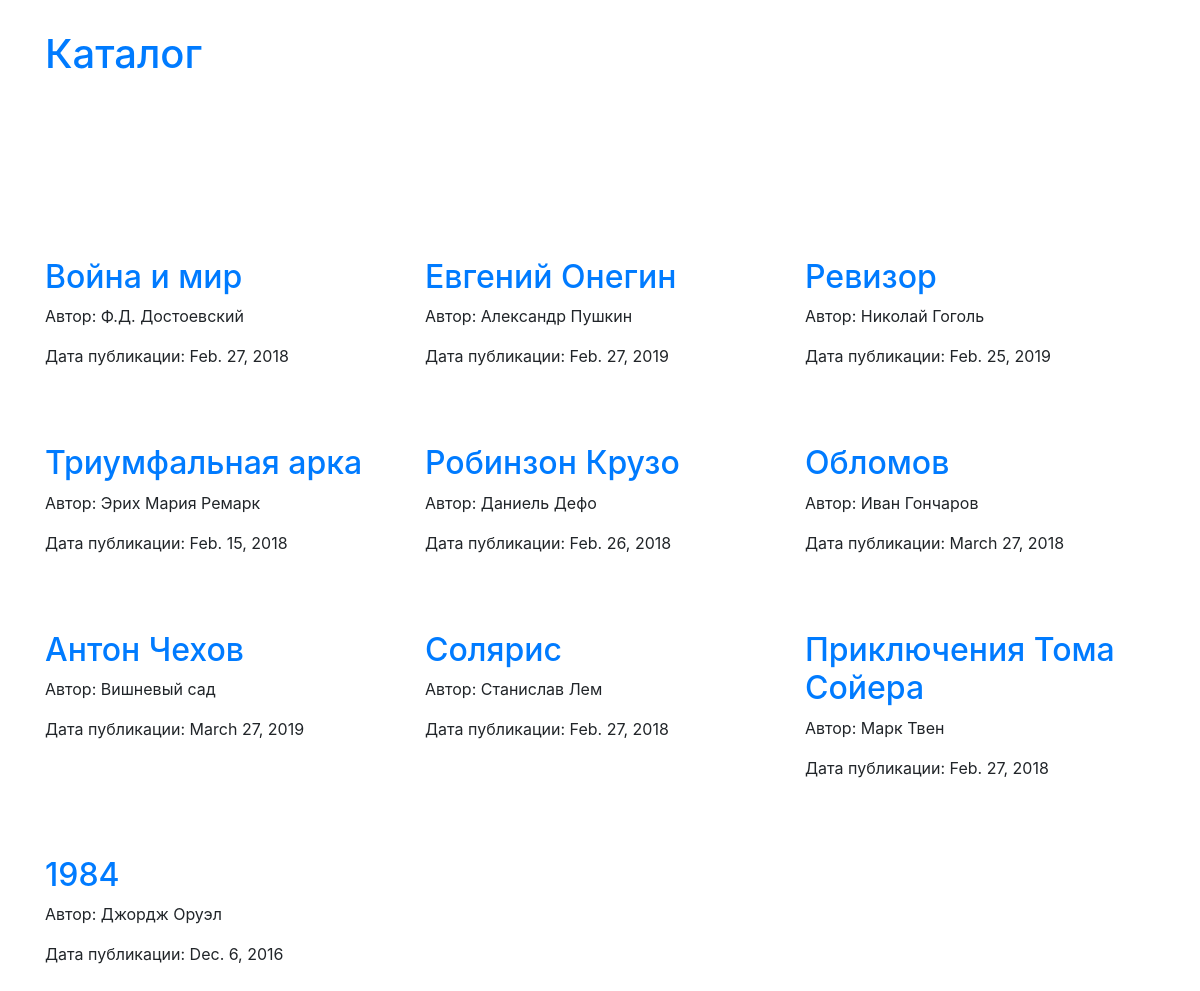
/books, run on the app's committed database.
### books/models.py (models this page shows, shortened)
class Book(models.Model):
    name = models.CharField(u'Название', max_length=64)
    author = models.CharField(u'Автор', max_length=64)
    pub_date = models.DateField(u'Дата публикации')

### books/views.py (the view)
# urls.py: path('books', books_view, name='books'),
def books_view(request, pub_date=None):
    all_books = Book.objects.all()
    if pub_date is not None:
        params = {'pub_date': pub_date}
        print(type(pub_date))
        pub_date = datetime.strptime(pub_date,  '%Y-%m-%d').date()
        all_date = list(set(map(lambda pub_date_dict: pub_date_dict.get('pub_date'), all_books.values('pub_date'))))
        all_date.sort()
        print(all_books.values('pub_date'))
        print(all_date)
        current_index_date = all_date.index(pub_date)
        prev_date = all_date[current_index_date - 1]
        if len(all_date) < current_index_date +2:
            next_date = all_date[0]
        else:
            next_date = all_date[current_index_date + 1]
    else:
        params = {}
        prev_date = None
        next_date = None
    template = 'books/books_list.html'
    context = {'books': all_books.filter(**params),
               'prev_date': prev_date,
               'next_date': next_date
               }
    return render(request, template, context)

### templates/books/books_list.html (shortened to what this page needs)
{% extends "base.html" %}
{% load static %}
{% block content %}
    <div class="container">
        <div class="header">
            <h1><a href="/books">Каталог</a></h1>
        </div>
        <div class="row">
            {% for book in books%}
            <div class="book col-md-4">
                <h2><a href="{% url 'books_year' book.pub_date %}">{{book.name}}</a></h2>
                <p>Автор: {{book.author}}</p>
                <p>Дата публикации: {{book.pub_date}}</p>
            </div>
            {% endfor %}
        </div>
    </div>
{% endblock %}

### templates/base.html (shortened to what this page needs)
<!DOCTYPE html>{% load static %}
<html>
  <head>
    <link type="text/css" rel="stylesheet" href="{% static "css/bootstrap.css" %}"  media="screen,projection"/>
    <link type="text/css" rel="stylesheet" href="{% static "css/style.css" %}"  media="screen,projection"/>
  </head>
  <body>
    {% block content %}{% endblock %}
  </body>
</html>

### static/css/style.css (style rules this page uses)
.header { margin-top: 30px; margin-bottom: 150px; }
.book { margin-top: 30px; margin-bottom: 30px; }

### data on the page
Book: name "Война и мир", author "Ф.Д. Достоевский", pub_date "Feb. 27, 2018"
Book: name "Евгений Онегин", author "Александр Пушкин", pub_date "Feb. 27, 2019"
Book: name "Ревизор", author "Николай Гоголь", pub_date "Feb. 25, 2019"
Book: name "Триумфальная арка", author "Эрих Мария Ремарк", pub_date "Feb. 15, 2018"
Book: name "Робинзон Крузо", author "Даниель Дефо", pub_date "Feb. 26, 2018"
Book: name "Обломов", author "Иван Гончаров", pub_date "March 27, 2018"
Book: name "Антон Чехов", author "Вишневый сад", pub_date "March 27, 2019"
Book: name "Солярис", author "Станислав Лем", pub_date "Feb. 27, 2018"
Book: name "Приключения Тома Сойера", author "Марк Твен", pub_date "Feb. 27, 2018"
Book: name "1984", author "Джордж Оруэл", pub_date "Dec. 6, 2016"
